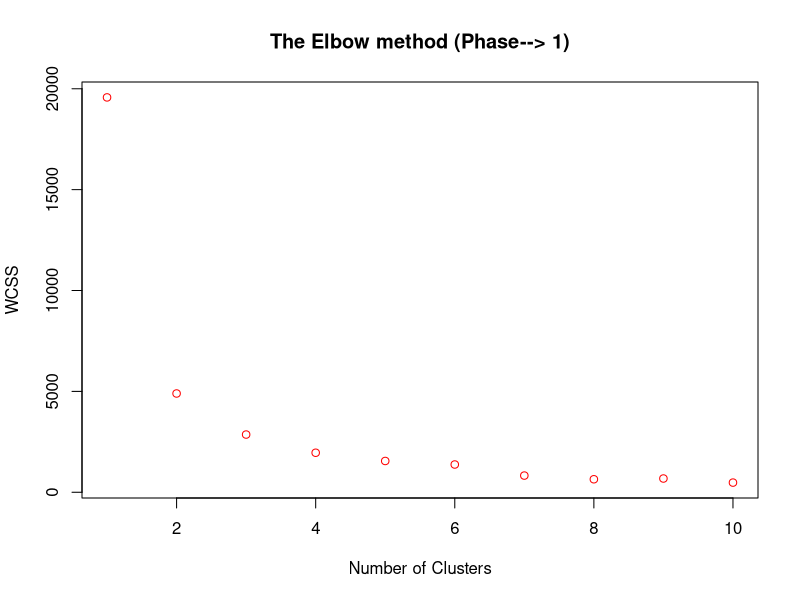
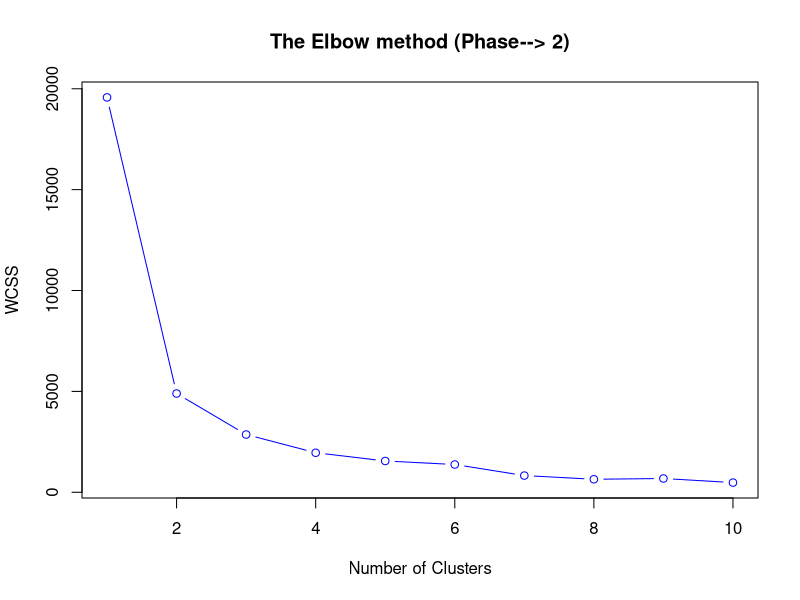
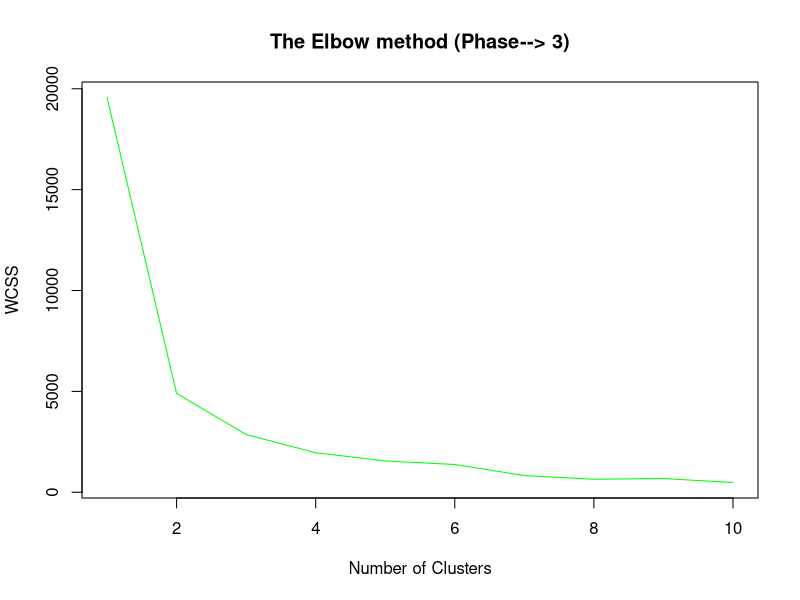
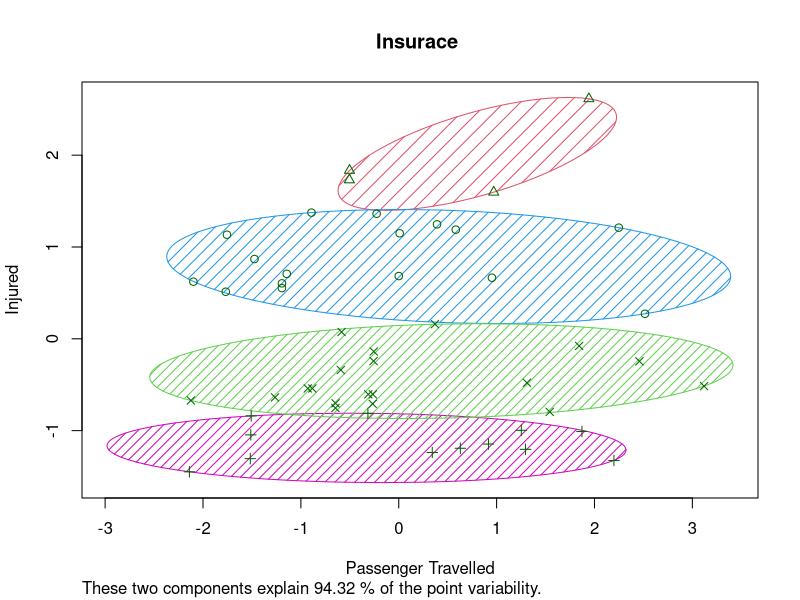

These figures' R source, in order:

rm(list=ls())
dataset0=read.csv("test.csv",header=T)
dataset=dataset0[1:5]



summary(dataset)
print("Printing the entire datas")
print(dataset)
dataset=dataset0[3:5]

print("Printing the specifc data to be processed")
print(dataset)
set.seed(123)
set.seed(6)
wcss=vector()   
for(i in 1:10) wcss[i]=sum(kmeans(dataset,i)$withinss)

plot(1:10,wcss,type="p",col="red",
main=paste("The Elbow method (Phase--> 1)"),xlab="Number of Clusters",ylab="WCSS")

plot(1:10,wcss,type="b",col="blue",
main=paste("The Elbow method (Phase--> 2)"),xlab="Number of Clusters",ylab="WCSS")

plot(1:10,wcss,type="l",col="green",
main=paste("The Elbow method (Phase--> 3)"),xlab="Number of Clusters",ylab="WCSS")
 

kmeans=kmeans(x=dataset,centers=4)
y_kmeans=kmeans$cluster 
print(y_kmeans)




library(cluster)
clusplot(dataset,y_kmeans,lines=0,
shade=TRUE,
color=TRUE,
labels=1,
plotchar=TRUE,
span=TRUE,
main=paste("Insurace "),
xlab="Passenger Travelled",
ylab="Injured")
